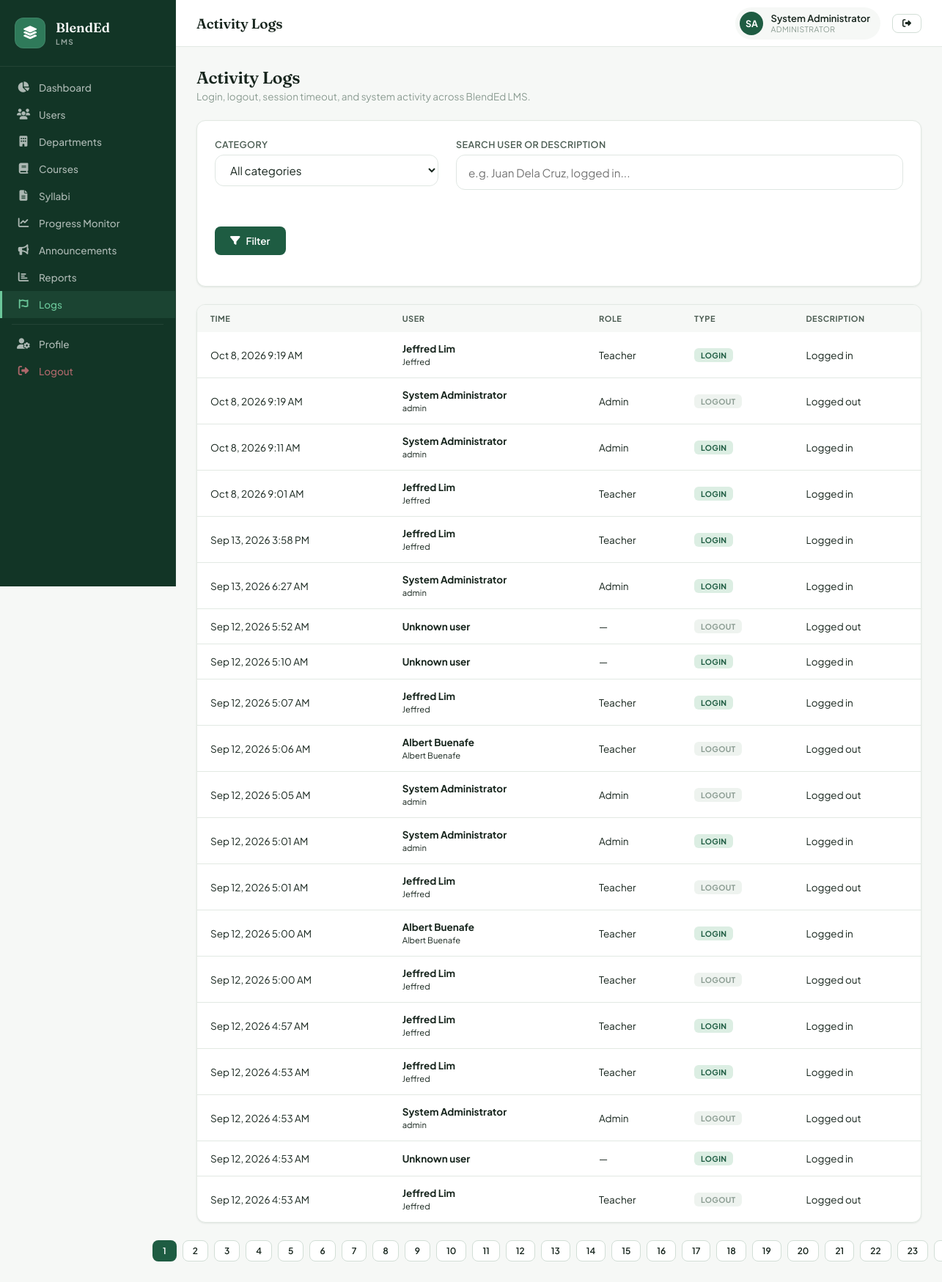
The app's page /admin/logs.php (signed in), older data.
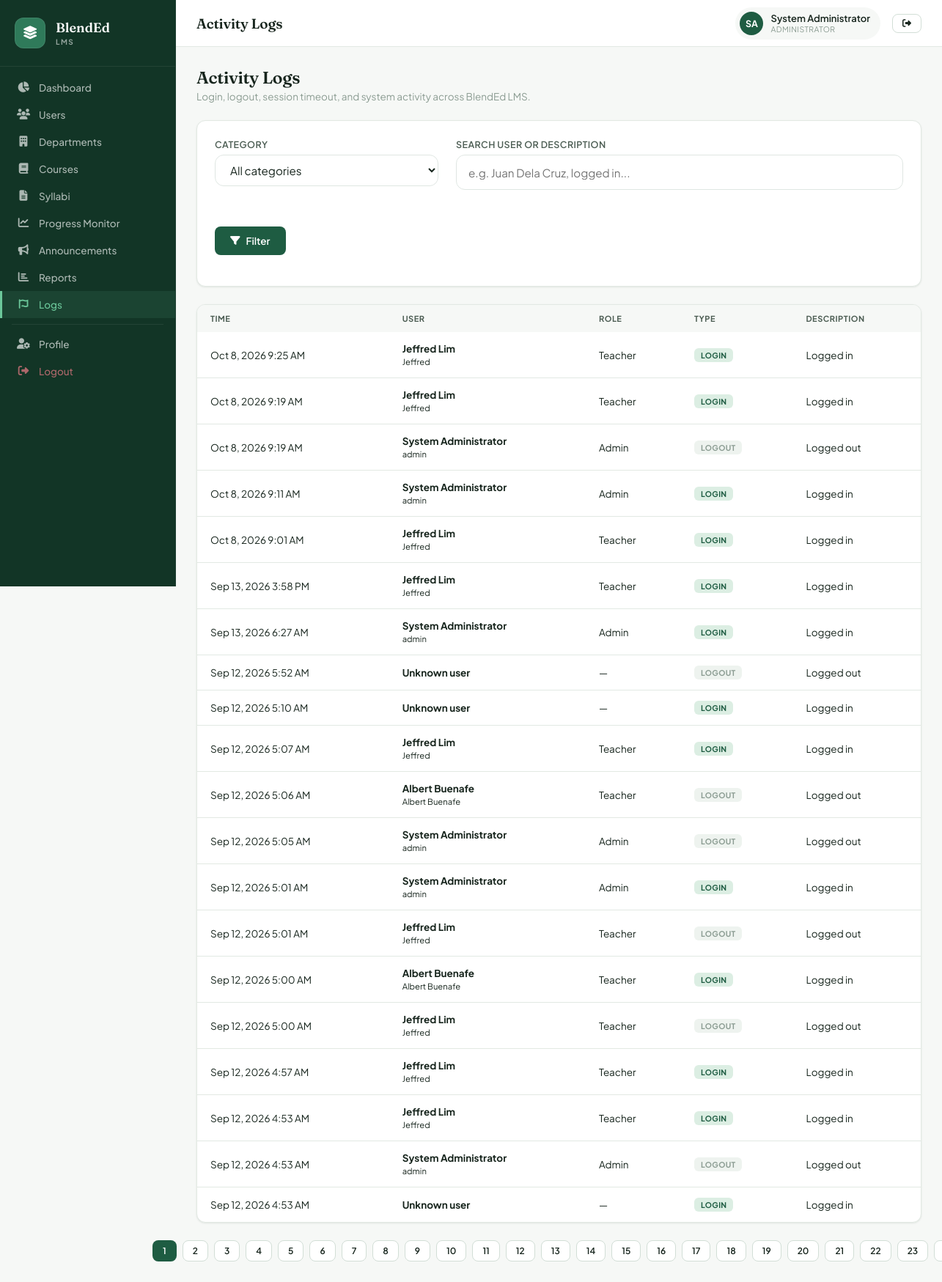
The same page, newer data.
### tables this page shows
CREATE TABLE `activity_logs` (
  `id` int NOT NULL AUTO_INCREMENT,
  `user_id` int NOT NULL,
  `description` varchar(255) NOT NULL,
  `category` varchar(50) NOT NULL,
  `created_at` timestamp NOT NULL DEFAULT CURRENT_TIMESTAMP,
  PRIMARY KEY (`id`),
  KEY `idx_activity_user` (`user_id`),
  KEY `idx_activity_category` (`category`),
  KEY `idx_activity_created` (`created_at`)
);

CREATE TABLE `users` (
  `id` int NOT NULL AUTO_INCREMENT,
  `username` varchar(50) NOT NULL,
  `password` varchar(255) NOT NULL,
  `full_name` varchar(100) NOT NULL,
  `email` varchar(100) NOT NULL,
  `role` enum('admin','teacher','student') NOT NULL,
  `profile_pic` varchar(255) DEFAULT NULL,
  `status` enum('active','inactive') DEFAULT 'active',
  `created_at` timestamp NOT NULL DEFAULT CURRENT_TIMESTAMP,
  `updated_at` timestamp NOT NULL DEFAULT CURRENT_TIMESTAMP ON UPDATE CURRENT_TIMESTAMP,
  PRIMARY KEY (`id`),
  UNIQUE KEY `username` (`username`),
  UNIQUE KEY `email` (`email`)
);

### admin/logs.php (the view, shortened to what this page needs)
<?php
require_once '../includes/config.php';
$category = $_GET['category'] ?? '';
$search   = trim($_GET['search'] ?? '');
$page     = max(1, (int)($_GET['page'] ?? 1));
$perPage  = 20;
$offset   = ($page - 1) * $perPage;
$where  = [];
$params = [];
$types  = '';
$whereSql = $where ? ('WHERE ' . implode(' AND ', $where)) : '';
$countSql = "SELECT COUNT(*) as c FROM activity_logs al LEFT JOIN users u ON al.user_id = u.id $whereSql";
$countStmt = $conn->prepare($countSql);
$countStmt->execute();
$totalLogs = (int)$countStmt->get_result()->fetch_assoc()['c'];
$totalPages = max(1, ceil($totalLogs / $perPage));
$sql = "
    SELECT al.*, u.full_name, u.username, u.role
    FROM activity_logs al
    LEFT JOIN users u ON al.user_id = u.id
    $whereSql
    ORDER BY al.created_at DESC
    LIMIT ? OFFSET ?
";
$stmt = $conn->prepare($sql);
$bindTypes = $types . 'ii';
$bindParams = array_merge($params, [$perPage, $offset]);
$stmt->bind_param($bindTypes, ...$bindParams);
$stmt->execute();
$logs = $stmt->get_result()->fetch_all(MYSQLI_ASSOC);
function logBadge($category, $description) {
    if ($category === 'Authentication') {
        $desc = strtolower($description);
        if (strpos($desc, 'logged out') !== false || strpos($desc, 'logout') !== false) {
            return ['Logout', 'badge-gray'];
        }
        if (strpos($desc, 'logged in') !== false || strpos($desc, 'login') !== false) {
            return ['Login', 'badge-green'];
        }
    }
    return [$category, 'badge-gray'];
}
?>
<?php require_once '../includes/header.php'; ?>
<div class="app-layout">
<?php require_once '../includes/sidebar.php'; ?>
<div class="main-content">
<?php require_once '../includes/topbar.php'; ?>
<div class="page-content">
<div class="page-header">
    <div class="page-header-left"><h2>Activity Logs</h2><p>Login, logout, session timeout, and system activity across BlendEd LMS.</p></div>
</div>
<div class="card filter-card" style="margin-bottom:1.5rem; padding:1.5rem;">
    <form method="GET" class="filter-grid" style="display:grid; grid-template-columns:1fr 2fr; gap:1.5rem;">
        <div class="form-group">
            <label class="filter-label">Category</label>
            <select name="category" class="form-control filter-select" onchange="this.form.submit()">
                <option value="">All categories</option>
            </select>
        </div>
        <div class="form-group">
            <label class="filter-label">Search user or description</label>
            <input type="text" name="search" value="<?php echo htmlspecialchars($search); ?>" placeholder="e.g. Juan Dela Cruz, logged in..." class="form-control filter-input">
        </div>
        <div class="form-group" style="grid-column:1 / -1; display:flex; gap:.75rem; margin-top:.5rem;">
            <button type="submit" class="btn btn-primary"><i class="fas fa-filter"></i> Filter</button>
        </div>
    </form>
</div>
<div class="card">
    <div class="table-wrap">
        <table>
            <thead>
                <tr>
                    <th>Time</th>
                    <th>User</th>
                    <th>Role</th>
                    <th>Type</th>
                    <th>Description</th>
                </tr>
            </thead>
            <tbody>
            <?php foreach ($logs as $log): ?>
                <?php [$badgeLabel, $badgeClass] = logBadge($log['category'], $log['description']); ?>
                <tr>
                    <td style="white-space:nowrap;"><?php echo date('M j, Y g:i A', strtotime($log['created_at'])); ?></td>
                    <td style="white-space:nowrap;">
                        <strong><?php echo htmlspecialchars($log['full_name'] ?? 'Unknown user'); ?></strong><br>
                        <small><?php echo htmlspecialchars($log['username'] ?? ''); ?></small>
                    </td>
                    <td style="white-space:nowrap;"><?php echo htmlspecialchars(ucfirst($log['role'] ?? '—')); ?></td>
                    <td><span class="badge <?php echo $badgeClass; ?>"><?php echo htmlspecialchars($badgeLabel); ?></span></td>
                    <td><?php echo htmlspecialchars($log['description']); ?></td>
                </tr>
            <?php endforeach; ?>
            </tbody>
        </table>
    </div>
</div>
<?php if ($totalPages > 1): ?>
    <div class="pagination" style="display:flex; justify-content:center; gap:.5rem; margin-top:1.5rem;">
        <?php for ($p = 1; $p <= $totalPages; $p++): ?>
            <a href="?category=<?php echo urlencode($category); ?>&search=<?php echo urlencode($search); ?>&page=<?php echo $p; ?>"
               class="btn <?php echo $p === $page ? 'btn-primary' : 'btn-secondary'; ?> btn-sm">
                <?php echo $p; ?>
            </a>
        <?php endfor; ?>
    </div>
<?php endif; ?>
</div></div></div>
</body>
</html>

Row changes from the older to the newer data that the page shows:
no longer on this page (row unchanged): activity_logs: created_at "Sep 12, 2026 4:53 AM", user.full_name "Jeffred Lim", user.username "Jeffred", user.role "Teacher", badgeLabel "LOGOUT", description "Logged out"
added activity_logs: created_at "Oct 8, 2026 9:25 AM", user.full_name "Jeffred Lim", user.username "Jeffred", user.role "Teacher", badgeLabel "LOGIN", description "Logged in"
